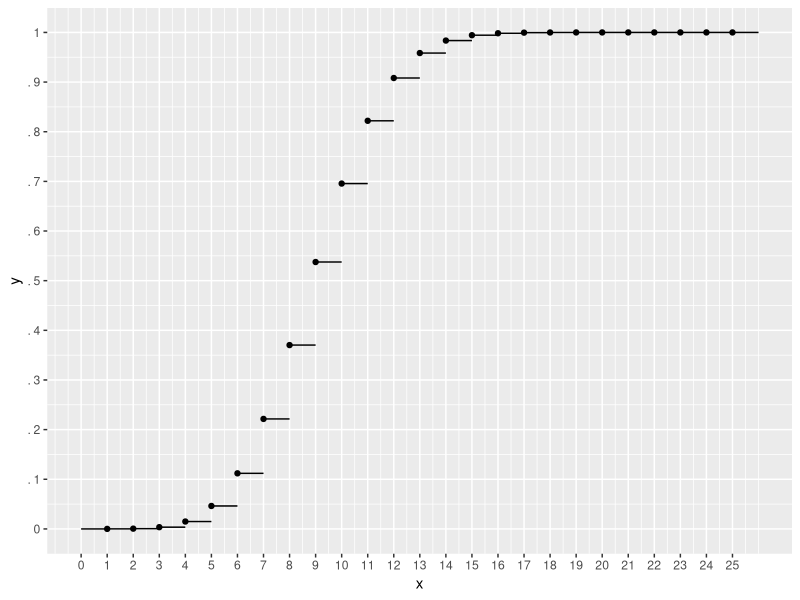
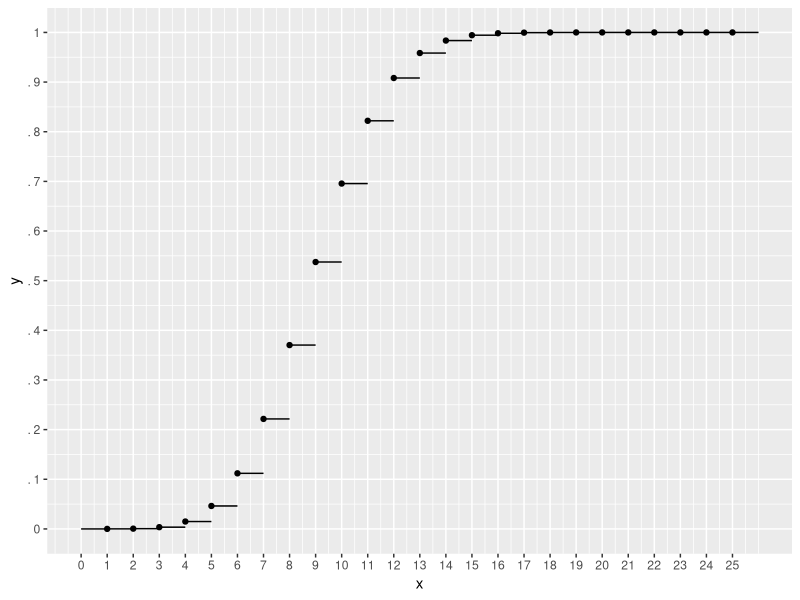
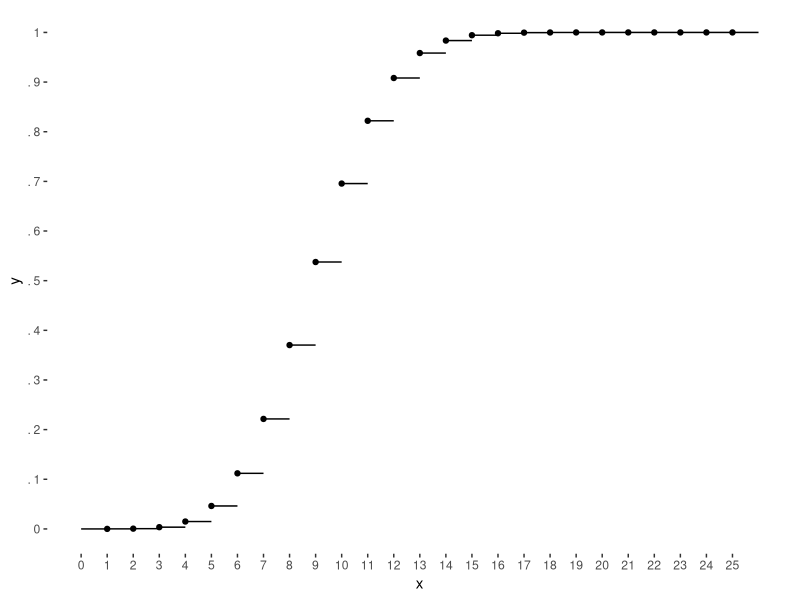
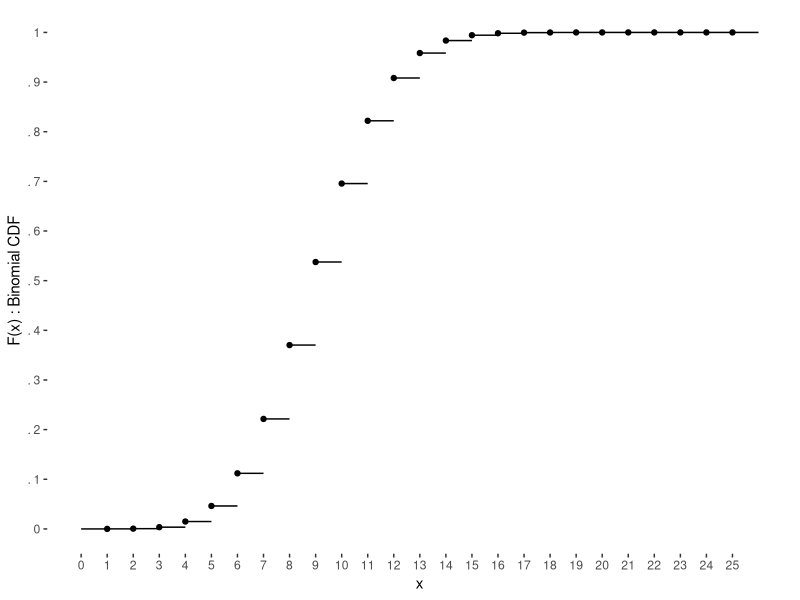
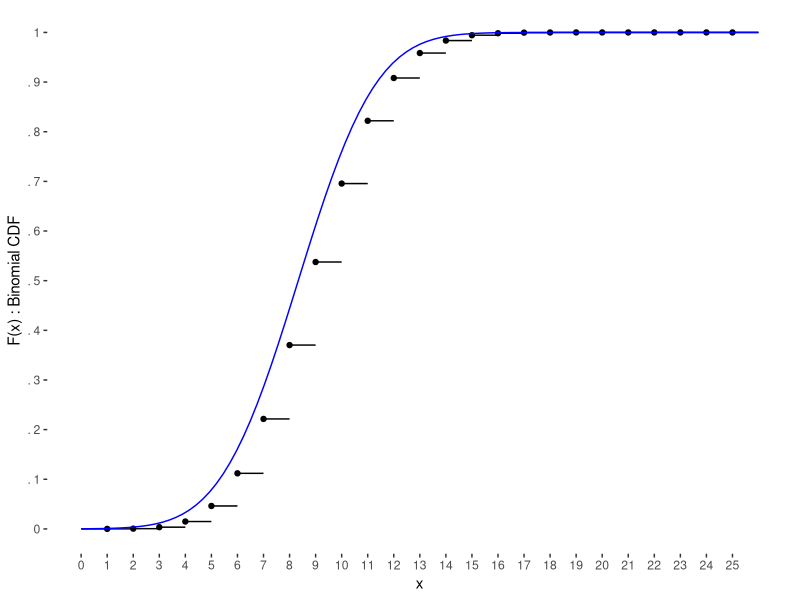
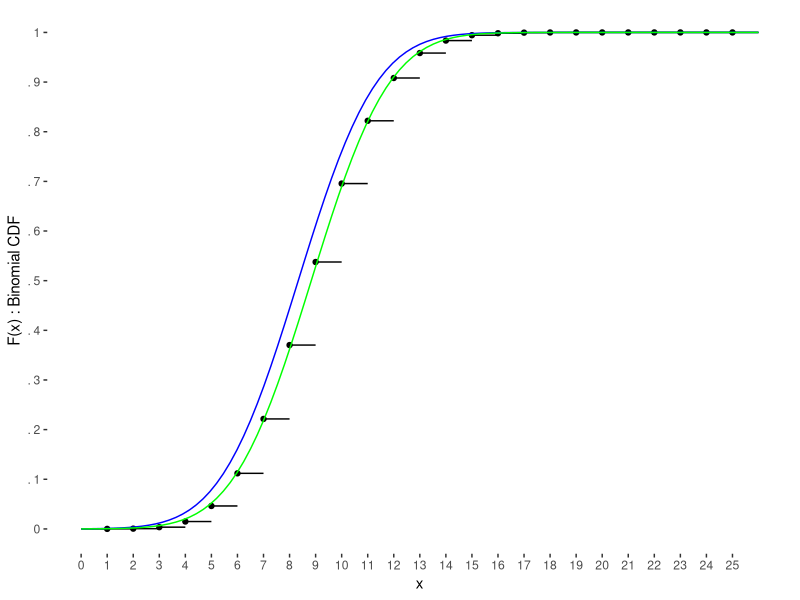
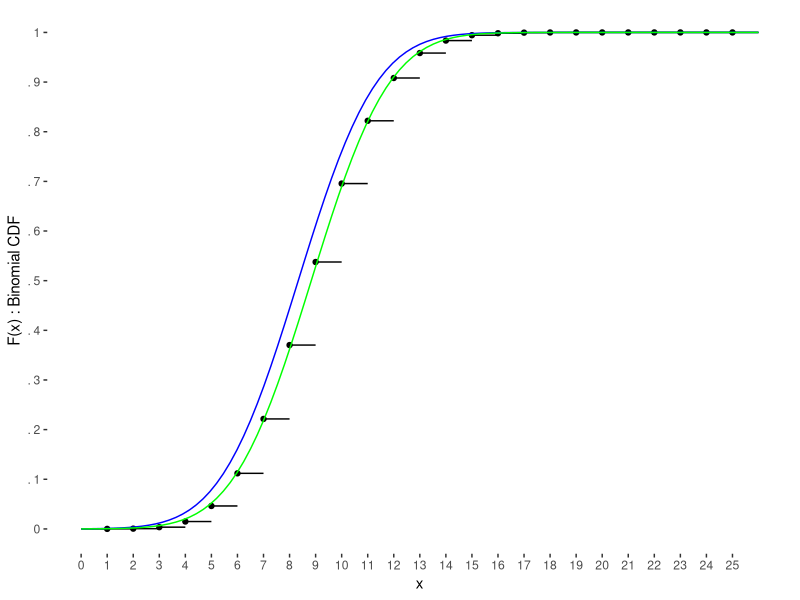
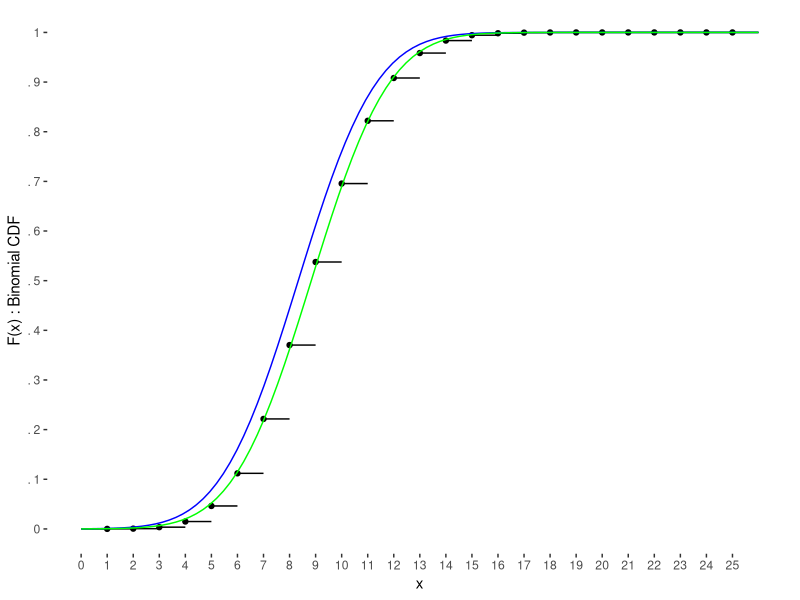

These figures' R source, in order:
library(ggplot2)
library(gridExtra)

# n: Number of trials
n <- 25
# p: Probability of success
p <- 1/3

# Create CDF layer # Binomial distribution
dat <- data.frame(x = 1:n, y = pbinom(q = 0:(n-1), size = n, prob = p))
dat2 <- data.frame(x = 0:n, y = c(0, dat$y[-(n+1)]), xend = 1:(n+1), yend = c(0,dat$y[-(n+1)]))
cdf.plot.binomial <- ggplot(dat, aes(x = x, y = y)) + geom_point() +
        geom_segment(aes(x = x, y = y, xend = xend, yend = yend), data = dat2) +
        scale_x_continuous(breaks = seq(0,n,1), labels = 0:n) +
        scale_y_continuous(breaks = seq(0,1,0.1), labels = c(0,paste(".",1:9),1))
graph <- cdf.plot.binomial
graph

# Insert axes to make it look nicer
x.axis <- geom_hline(yintercept = 0, size = 0.001)
y.axis <-geom_vline(xintercept = 0, size = 0.001)
graph <- graph + x.axis + y.axis
graph

# Get rid of the grey background
theme <- theme(
  panel.grid.major = element_blank(),
  panel.grid.minor = element_blank(),
  panel.background = element_blank()
)
# Create an empty graph
graph <- graph + theme
# Plot empty graph
graph

# Define labels on the graph
labels <- labs(x = 'x', y = 'F(x) : Binomial CDF')
graph <- graph + labels
graph

# Create CDF layer # Normal aproximation
cdf.normal <- function(x, mean = n*p, sd = sqrt(n*p*(1-p))) {
  pnorm(x, mean = mean, sd = sd)
}
cdf.plot.normal <- stat_function(fun = cdf.normal, color = 'blue')
graph <- graph + cdf.plot.normal
graph

# Create CDF layer # Normal aproximation
cdf.normal.correction <- function(x, mean = n*p, sd = sqrt(n*p*(1-p))) {
  pnorm(x - 0.5, mean = mean, sd = sd)
}
cdf.plot.normal.correction <- stat_function(fun = cdf.normal.correction, color = 'green')
graph <- graph + cdf.plot.normal.correction
graph

# Define limits on the graph
y.lim <- ylim(0, 1)
x.lim <- xlim(0, n)
graph <- graph + y.lim + x.lim + scale_x_continuous(breaks = seq(0,n,1), labels = 0:n) +
  scale_y_continuous(breaks = seq(0,1,0.1), labels = c(0,paste(".",1:9),1))
graph

# Insert a horizontal line on y=1 because CDF
asinth.axis <- geom_hline(yintercept = 1, size = 0.01)
graph <- graph + asinth.axis
graph

vertical.line <- geom_vline(xintercept = 10, linetype = "dotted", color = "black", size = 1)
graph <- graph + vertical.line
graph
